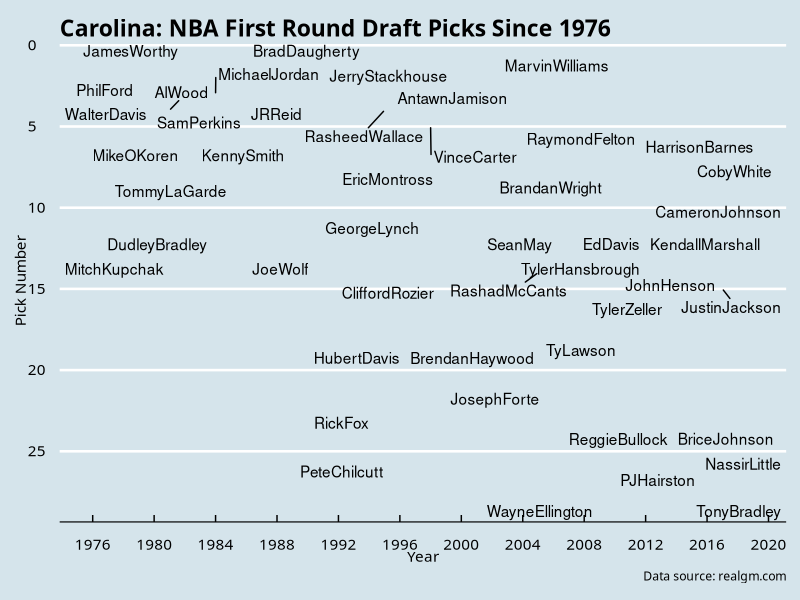

Write R code to recreate this figure.
## ---- chunk 1
knitr::opts_chunk$set(echo = TRUE, fig.width=12, fig.height=8)
## ---- chunk 2
library(ggplot2)
library(ggthemes)
library(ggrepel)

data <- read.csv("nba-picks.csv")


p1 <-ggplot(data, aes(Year, Pick, label = Player))+
  geom_text_repel() +
  scale_x_continuous(breaks=seq(1976,2020,4)) +
 scale_y_reverse(breaks =seq(0,30,5)) +
  labs(x="Year", y="Pick Number", 
title = "Carolina: NBA First Round Draft Picks Since 1976",
caption = "Data source: realgm.com") + theme_economist() + theme(plot.title=element_text(family="OfficinaSanITC-Book"),
        text=element_text(family="OfficinaSanITC-Book")) 
p1
